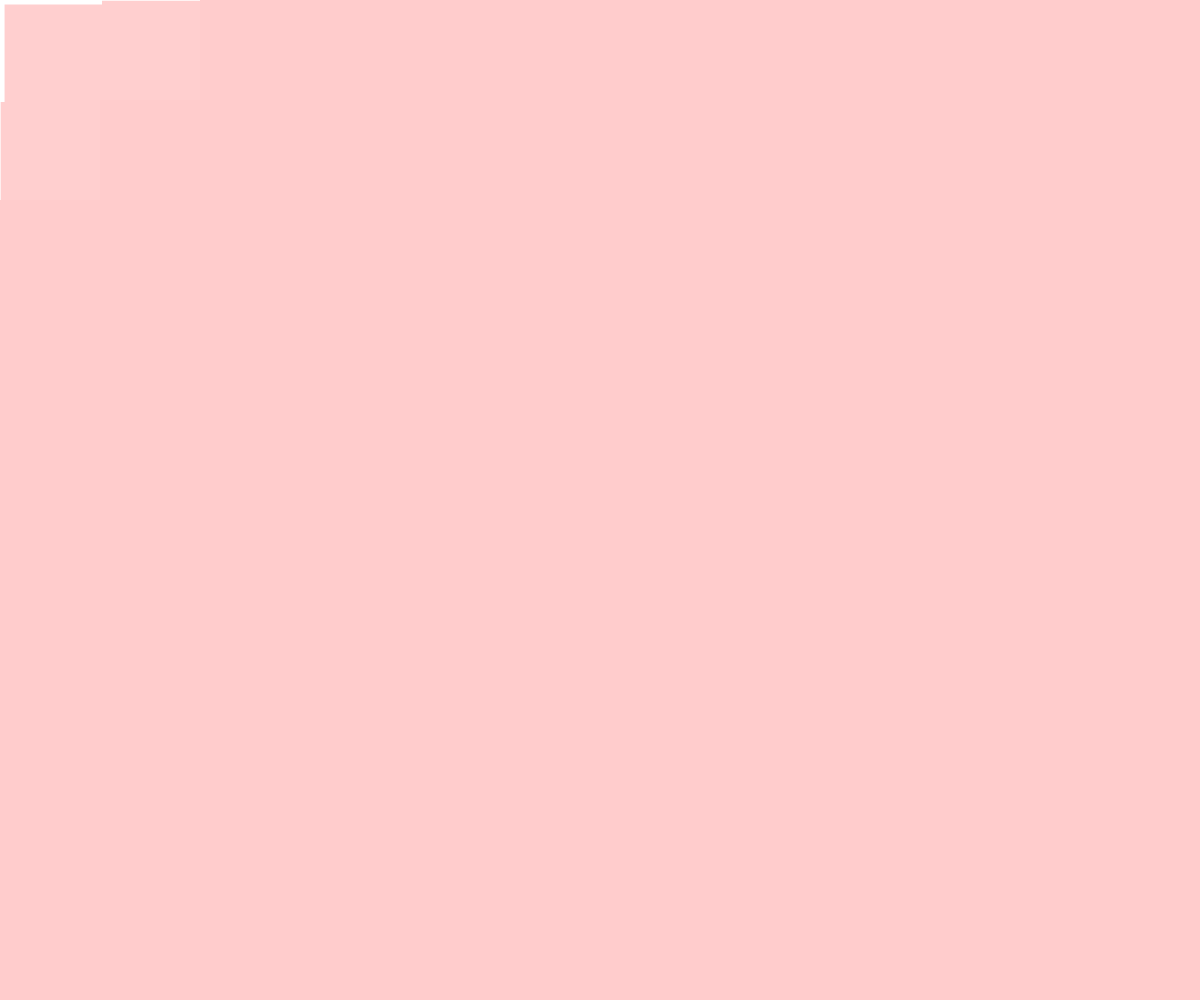
Frame 1 (no input)
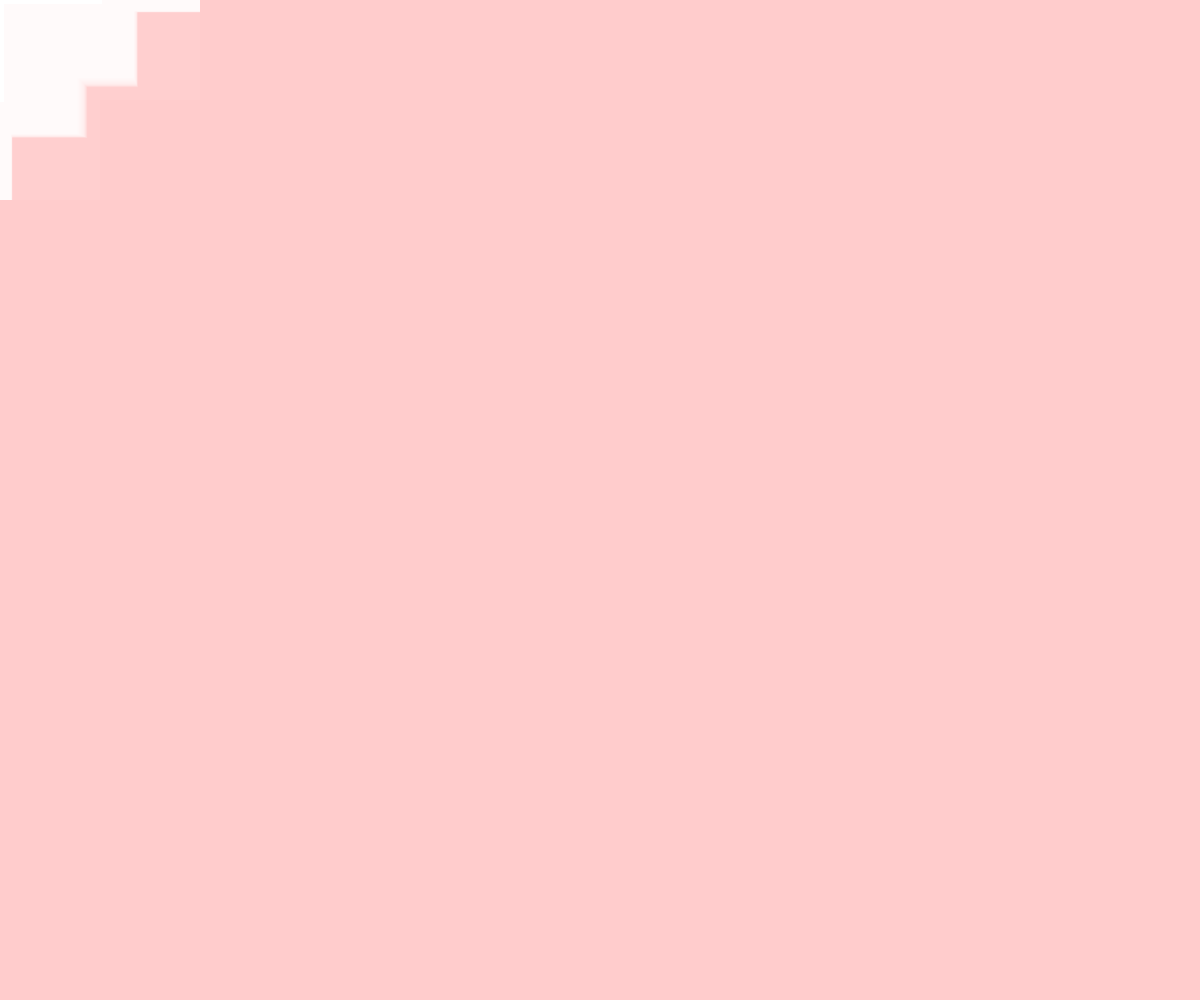
Frame 60 (no input)
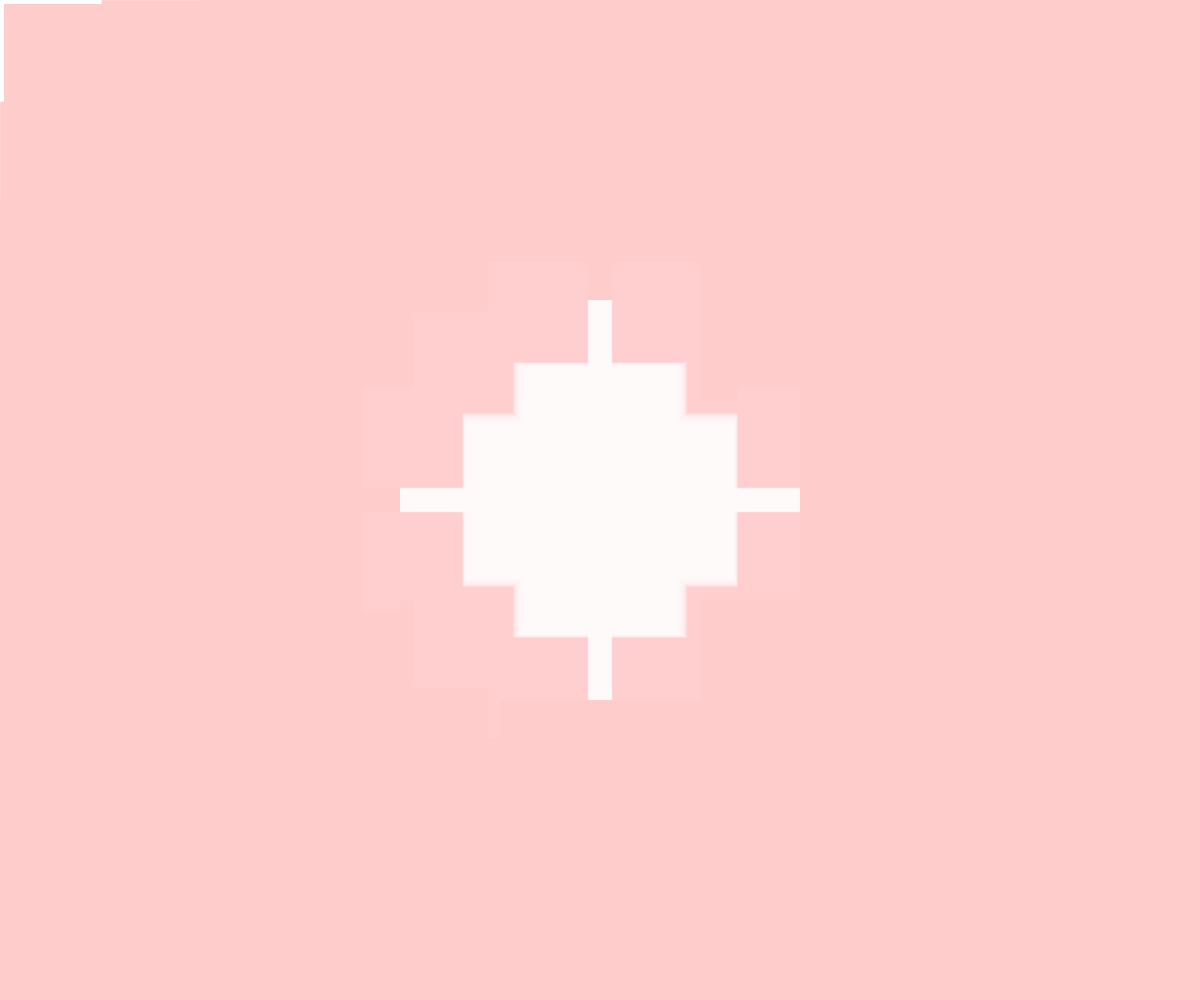
Frame 120 (the mouse pressed at the canvas centre since frame 60)

The p5.js sketch that drew these frames (run headless with seeded random() and noise() and a simulated clock; from frame 60 on, the mouse is pressed at the canvas centre):

// p5.js sketch
// ── sketch.js
let circleSize, halfSize;
let circles = [];
let repelDist;
let canvas; 

function setup() {
  canvas = createCanvas(window.innerWidth, windowHeight);
  canvas.position(0, 0);
  canvas.style('z-index', '-1');
  canvas.style('position', 'fixed'); // Ensure the canvas stays fixed

  colorMode(HSB);

  circleSize = height * 0.1; // Adjusted size for a better grid
  halfSize = circleSize / 2;
  repelDist = circleSize * 2; // Distance for repulsion effect
  background(220);
  noStroke();

  // Initialize circles array with their positions
  for (let x = halfSize; x <= width; x += circleSize) {
    for (let y = halfSize; y <= height - halfSize; y += circleSize) {
      circles.push({ x: x, y: y, originalX: x, originalY: y });
    }
  }

  mouseX = -width / 2;
  mouseY = -height / 2;
}

function draw() {
  background(300, 0.08);

  let c = color(500, 20, 100);
  let r = color(0, 10, 100);

  let fillR = lerpColor(c, r, 0.1);

  for (let i = 0; i < circles.length; i++) {
    let circle = circles[i];

    // Calculate the distance between the mouse and the circle
    let d = dist(mouseX, mouseY, circle.x, circle.y);

    // Apply repulsion force if within repelDist
    if (d < repelDist) {
      let angle = atan2(circle.y - mouseY, circle.x - mouseX);
      circle.x += cos(angle) * (repelDist - d) * 0.05;
      circle.y += sin(angle) * (repelDist - d) * 0.05;
      fill(fillR);
    } else {
      // Return to original position if not repelled
      circle.x = lerp(circle.x, circle.originalX, 0.05);
      circle.y = lerp(circle.y, circle.originalY, 0.05);
      fill(c);
    }

    // Draw the circle
    circleShape(circle.x, circle.y, circleSize);
  }
}

function circleShape(x, y, size) {
  rectMode(CENTER);
  rect(x, y, size, size);
}

function windowResized() {
  resizeCanvas(window.innerWidth, window.innerHeight);

    // Initialize circles array with their positions
    for (let x = halfSize; x <= width; x += circleSize) {
      for (let y = halfSize; y <= height - halfSize; y += circleSize + halfSize) {
        circles.push({ x: x, y: y, originalX: x, originalY: y });
      }
    }

    mouseX = -width / 2;
    mouseY = -height / 2;

}
// ── style.css
html, body {
  margin: 0;
  padding: 0;
  font-family: 'Times New Roman', Times, serif;
}
canvas {
  display: block;
}

h1, h2 {
  color: rgb(132, 23, 63);
  text-align: center;
}

main {
 background-color: rgb(130, 168, 155);
 padding-top: 10px;
}

a:hover {
  color:red ;
} 

a {
  display: block;
  text-align: center;
  padding-bottom: 10px;
}

img {
  display: block;
  
  margin-left: auto;
  margin-right: auto;
  width: 50%;
  padding-top: 7vh;
  aspect-ratio: 1 / 1;
  object-fit: cover;
  border-radius: 50%;
  
}

ul {
  margin-left: auto;
  margin-right: auto;
  width: 50%;
}

p {
 text-align: center;
}
